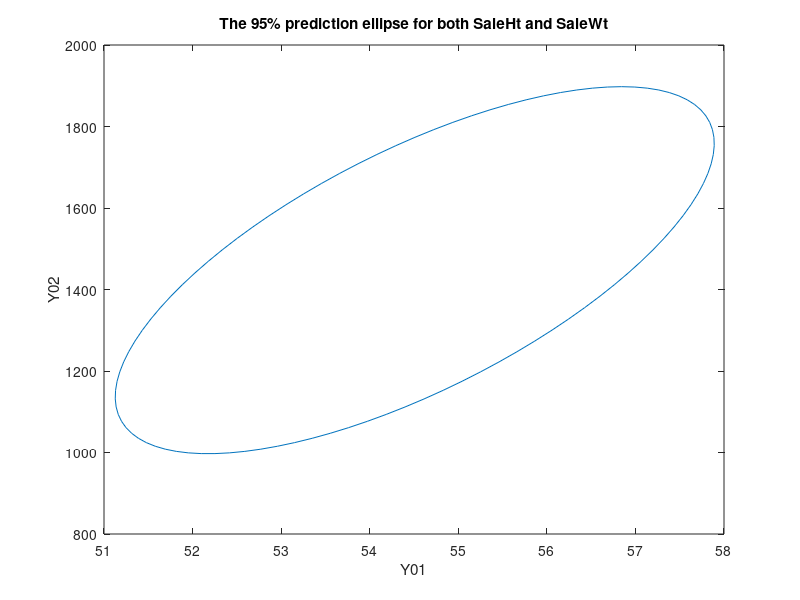

Reproduce this figure in MATLAB.
n = 10; r = 2; m = 2;
Y1 = [54.8 55.3 53.1 56.4 55.0 55.2 54.6 53.9 54.9 55.1]';
Z1 = [51.0 51.9 49.9 53.1 51.2 51.4 49.8 50.0 50.1 51.7]';
Z2 = [1128 1108 1011 993 996 997 991 928 990 992]';
Z0 = ones(10, 1);
Z = [Z0 Z1 Z2];
Zn = inv(Z' * Z);

betaj1 = Zn * Z' * Y1;
Yj1 = Z * betaj1;
epsilonj1 = Y1 - Yj1;

z0 = [1 50.5 970]';
A1 = z0' * betaj1;
s1 = sqrt(epsilonj1' * epsilonj1) / (n - r - 1);
B1 = s1 * sqrt(1 + z0' * Zn * z0);

t = 2.3646;
C1 = [A1 - t * B1 A1 + t * B1];

Y2 = [1720 1575 1410 1595 1488 1454 1475 1375 1564 1458]';
Y = [Y1 Y2];
betaj2 = Zn * Z' * Y2;
betaj = [betaj1 betaj2];
Yj = Z * betaj;
epsilonj = Y - Yj;

Yj2 = Z * betaj2;
epsilonj2 = Y2 - Yj2;
A2 = z0' * betaj2;
s2 = sqrt(epsilonj2' * epsilonj2) / (n - r - 1);
nsgmaj = [epsilonj1' * epsilonj1 epsilonj1' * epsilonj2;
    epsilonj2' * epsilonj1 epsilonj2' * epsilonj2];
A = betaj' * z0;

D = z0' * inv(Z' * Z) * z0;
E = (m * (n - r - 1)) / (n - r - m);
F = 4.74;
G = (1 / (n - r - 1));
H = inv(nsgmaj);

[eigenvec, eigenval] = eig(nsgmaj);
[largest_eigenvec_ind_c, r] = find(eigenval == max(max(eigenval)));
largest_eigenvec = eigenvec(:, largest_eigenvec_ind_c);
largest_eigenval = max(max(eigenval));

if (largest_eigenvec_ind_c == 1)
    smallest_eigenval = max(eigenval(:, 2));
    smallest_eigenvec = eigenvec(:, 2);
else
    smallest_eigenval = max(eigenval(:, 1));
    smallest_eigenvec = eigenvec(:, 1);  
end

angle = atan2(largest_eigenvec(2), largest_eigenvec(1));
if (angle < 0)
    angle = angle + 2 * pi;
end
avg = A;
chisquare_val = 2.4477;
theta_grid = linspace(0, 2 * pi);
phi = angle;
X0 = avg(1);
Y0 = avg(2);
a = chisquare_val * sqrt(largest_eigenval);
b = chisquare_val * sqrt(smallest_eigenval);
ellipse_x_r = a * cos(theta_grid);
ellipse_y_r = b * sin(theta_grid);
R = [cos(phi) sin(phi); -sin(phi) cos(phi)];
r_ellipse = [ellipse_x_r; ellipse_y_r]' * R;

plot(r_ellipse(:, 1) + X0, r_ellipse(:, 2) + Y0, '-');
hold on;
hXLabel = xlabel("Y01");
hYLabel = ylabel("Y02");
title("The 95% prediction ellipse for both SaleHt and SaleWt");
